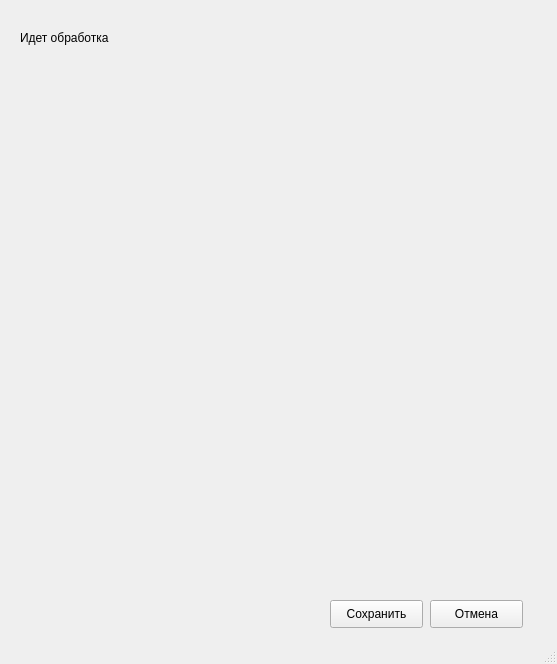
<?xml version="1.0" encoding="UTF-8"?>
<ui version="4.0">
 <class>ReaultW</class>
 <widget class="QMainWindow" name="ReaultW">
  <property name="geometry">
   <rect>
    <x>0</x>
    <y>0</y>
    <width>557</width>
    <height>664</height>
   </rect>
  </property>
  <property name="windowTitle">
   <string>MainWindow</string>
  </property>
  <widget class="QWidget" name="centralwidget">
   <widget class="QLabel" name="result">
    <property name="geometry">
     <rect>
      <x>20</x>
      <y>70</y>
      <width>512</width>
      <height>512</height>
     </rect>
    </property>
    <property name="text">
     <string/>
    </property>
   </widget>
   <widget class="QLabel" name="label">
    <property name="geometry">
     <rect>
      <x>20</x>
      <y>30</y>
      <width>151</width>
      <height>16</height>
     </rect>
    </property>
    <property name="text">
     <string>Идет обработка</string>
    </property>
   </widget>
   <widget class="QPushButton" name="SaveB">
    <property name="geometry">
     <rect>
      <x>330</x>
      <y>600</y>
      <width>93</width>
      <height>28</height>
     </rect>
    </property>
    <property name="text">
     <string>Сохранить</string>
    </property>
   </widget>
   <widget class="QPushButton" name="CloseB">
    <property name="geometry">
     <rect>
      <x>430</x>
      <y>600</y>
      <width>93</width>
      <height>28</height>
     </rect>
    </property>
    <property name="text">
     <string>Отмена</string>
    </property>
   </widget>
  </widget>
  <widget class="QStatusBar" name="statusbar"/>
 </widget>
 <resources/>
 <connections/>
</ui>
